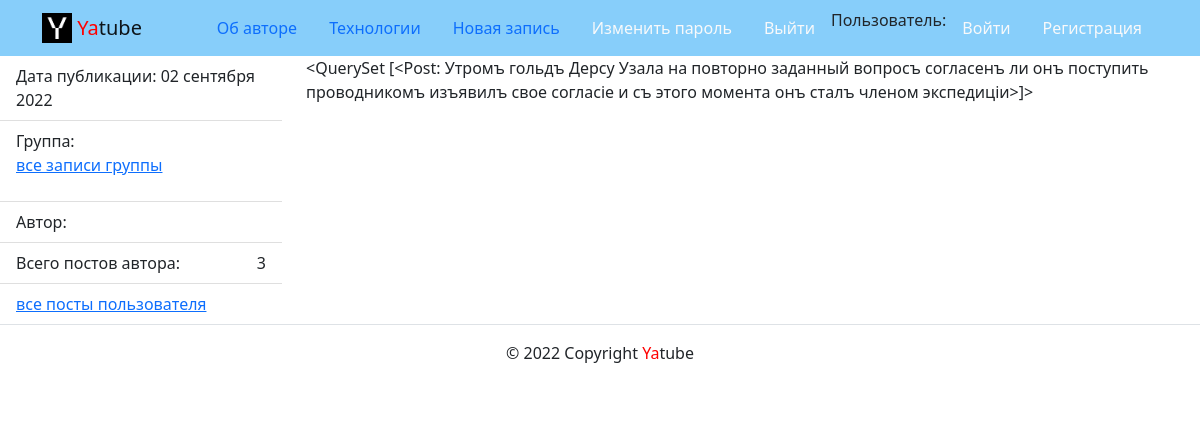
The page /posts/40/ on the database its author committed.
### posts/models.py (models this page shows)
class Post(models.Model):
    text = models.TextField()
    pub_date = models.DateTimeField(auto_now_add=True)
    author = models.ForeignKey(
        User, on_delete=models.CASCADE, related_name="posts"
    )
    group = models.ForeignKey(
        Group,
        on_delete=models.SET_NULL,
        blank=True,
        null=True,
        related_name="posts"
    )
    def __str__(self):
        return self.text

### posts/views.py (the view)
# urls.py: path('posts/<int:post_id>/', views.post_detail, name='post_detail'),
def post_detail(request, post_id,):
    post_d = Post.objects.filter(pk=post_id)
    context = {
        'post_d': post_d,
    }
    return render(request, 'posts/post_detail.html', context)

### templates/posts/post_detail.html (shortened to what this page needs)
{% extends 'base.html' %}
{% block content %}
      <div class="row">
        {% for post in post_d %}
        <aside class="col-12 col-md-3">
          <ul class="list-group list-group-flush">
            <li class="list-group-item">
              Дата публикации: {{ post.pub_date|date:"d E Y" }}
            </li>
            <li class="list-group-item">
              Группа: {{ group }}
              <p><a href="{% url 'posts:postsname' post.group.slug %}">все записи группы</a></p>
            </li>
            <li class="list-group-item">
              Автор: {{ post.author.get_full_name }}
            </li>
            <li class="list-group-item d-flex justify-content-between align-items-center">
              Всего постов автора:  <span >{{ post.author.posts.count }}</span>
            </li>
            <li class="list-group-item">
              <a href="{% url 'posts:profile' post.author.username %}">все посты пользователя</a>
            </li>
          </ul>
        </aside>
        <article class="col-12 col-md-9">
          <p>
           {{ post_d }}
          </p>
        </article>
      {% endfor %}
      </div>
{% endblock %}

### rows shown on the page
Post: pub_date "02 сентября 2022", author.posts.count "3", text "<QuerySet [<Post: Утромъ гольдъ Дерсу Узала на повторно заданный вопросъ согласенъ ли онъ поступить проводникомъ изъявилъ свое согласіе и съ этого момента онъ сталъ членом экспедиціи>]>"
